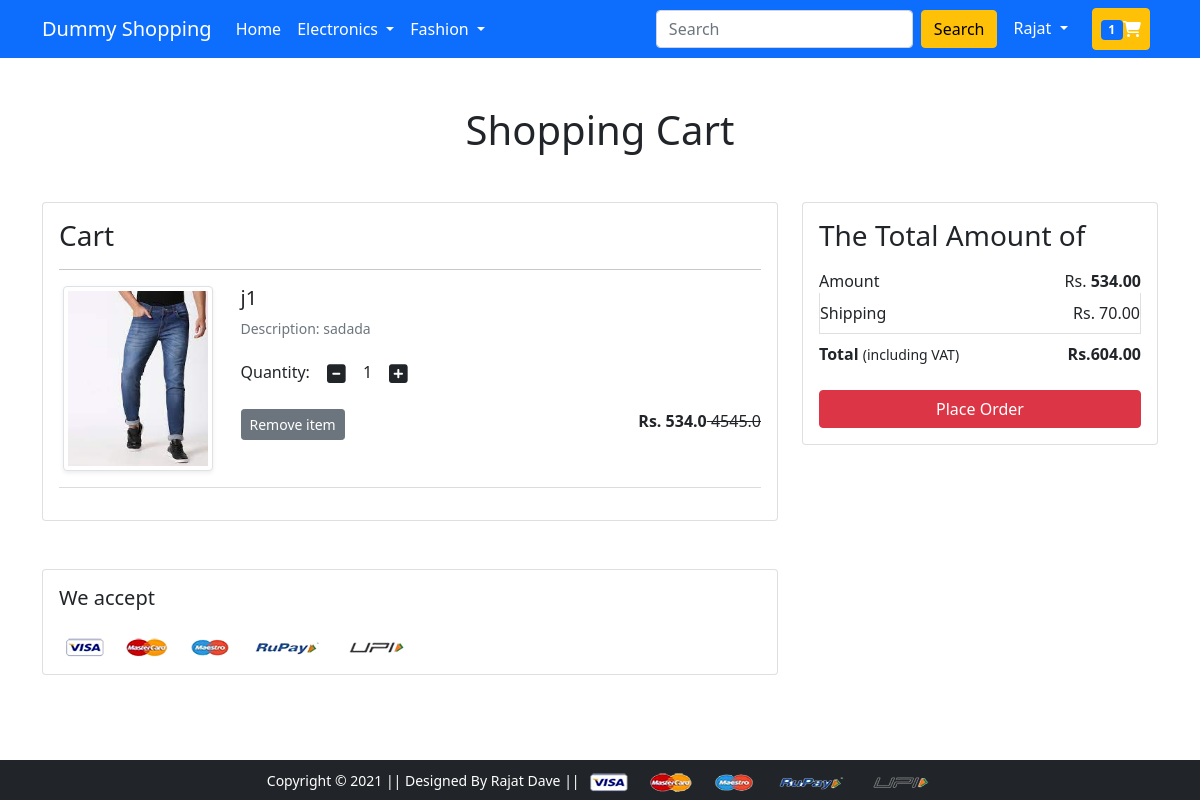
The page /showcart/ (signed in) on the database its author committed.
### app/models.py (models this page shows, shortened)
class CustomUser(AbstractUser):
    username = None
    first_name = models.CharField(max_length=30, blank=False)
    last_name = models.CharField(max_length=30, blank=False)
    mobile_no = models.CharField(null= True,blank=False,max_length=10,unique=True, validators=[mobile_validate])
    email = models.EmailField(_('email address'), unique=True)
    address = models.CharField(max_length=200,blank=False )
    city = models.CharField(max_length=50)
    zipcode = models.IntegerField(null= True,blank=False,max_length=5)
    state = models.CharField(choices=STATE_CHOICES, max_length=50)
    USERNAME_FIELD = 'email'
    REQUIRED_FIELDS = ['first_name',]
    objects = CustomUserManager()

class Cart(models.Model):
    user = models.ForeignKey(CustomUser, on_delete=models.CASCADE)
    product = models.ForeignKey(Product, on_delete=models.CASCADE)
    quantity = models.PositiveIntegerField(default=1)

class Product(models.Model):
    title = models.CharField(max_length=50)
    description = models.TextField(max_length=500)
    selling_price = models.FloatField()
    discounted_price = models.FloatField()
    category = models.CharField(choices=PRODUCT_CHOICES, max_length=20)
    brand = models.CharField(max_length=50)
    product_image = models.ImageField(upload_to="product_img")

### app/views.py (the view)
# urls.py: path('showcart/', views.showcart, name='showcart'),
@login_required(login_url='login')
def showcart(request):
    if request.user.is_authenticated:
        user = request.user
        carts = Cart.objects.filter(user=user)
        cart_product = [p for p in Cart.objects.all() if p.user ==
                        request.user]
        amount = 0
        shipping_charges = 70
        if cart_product:
            for p in cart_product:
                amount += p.quantity*p.product.discounted_price
            total_amount = amount+shipping_charges
            return render(request, 'app/addtocart.html', {"carts": carts, "amount": amount, "total_amount": total_amount})
        else:
            return render(request, "app/emptycart.html")
    else:
        return render(request, "app/emptycart.html")

### app/context_processor.py (called while the page is built)
def cartt(request):
    cart_obj = None
    if request.user.is_authenticated:
        try:
            cart_obj = Cart.objects.filter(user = request.user)
        except :
            print("exception")
            pass
    if cart_obj:
        return( {'cat':cart_obj})
    else:
      return {'cat':cart_obj }

### templates/app/addtocart.html (shortened to what this page needs)
{% extends 'app/base.html' %}
{% load static %}
{% block main-content %}
<div class="container my-5">
 <div class="row">
  <h1 class="text-center mb-5">Shopping Cart</h1>
  <div class="col-sm-8">
  <div class="card">
   <div class="card-body">
    <h3>Cart</h3>
    {%for cart in carts %}
    <hr>
    <div class="row">
     <div class="col-sm-3 text-center align-self-center"><img src="
      {{ cart.product.product_image.url }}" alt="" srcset="" class="img-fluid img-thumbnail shadow-sm" height="150" width="150"> </div>
     <div class="col-sm-9">
      <div>
       <h5>{{cart.product.title}}</h5>
       <p class="mb-2 text-muted small">Description: {{cart.product.description}}</p>
       <div class="my-3" id="minus">
        <label for="quantity">Quantity:</label>
        <a class="minus-cart btn" pid="{{cart.product.id}}"><i class="fas fa-minus-square fa-lg"></i></a>
          <span id="quantity">{{cart.quantity}}</span>
        <a class="plus-cart btn" pid="{{cart.product.id}}"><i class="fas fa-plus-square fa-lg"></i></a>
       </div>
       <div class="d-flex justify-content-between">
        <a  class="btn btn-sm btn-secondary mr-3 remove-cart"  pid="{{cart.product.id}}">Remove item </a>
        <p class="mb-0"><span><strong>Rs. {{cart.product.discounted_price}}</strong><del> {{cart.product.selling_price}}</del></span></p>
       </div>
      </div>
     </div>
    </div>
    {% endfor %}
    <hr class="text-muted">
   </div></div></div>
  <div class="col-sm-4">
   <div class="card">
    <div class="card-body">
      <h3>The Total Amount of</h3>
      <ul class="list-group">
       <li class="list-group-item d-flex justify-content-between align-items-center border-0 px-0 pb-0">Amount<span>Rs.
        <strong id ="amount">{{amount|floatformat:2}}</strong></span></li>
       <li class="list-group-item d-flex justify-content-between align-items-center px-0">Shipping<span>Rs. 70.00</span></li>
       <li class="list-group-item d-flex justify-content-between align-items-center border-0 px-0 mb-3">
        <div>
           <strong>Total</strong> <small>(including VAT)</small>
         </div>
         <span><strong >Rs.<strong  id ="totalamount">{{total_amount|floatformat:2}}</strong> </strong></span>
       </li>
      </ul>
      <div class="d-grid"><a href="{% url 'checkout' %}"class="btn btn-danger">Place Order</a></div>
    </div>
   </div>
  </div>
 </div>
</div>
<div class="container">
 <div class="row">
  <div class="col-sm-8">
   <div class="card">
    <div class="card-body">
      <h5 class="mb-4">We accept</h5>
      <img src="{% static 'app/images/payment.png' %}" alt="" class="img-fluid">
    </div>
  </div>
  </div>
 </div>
</div>
{% endblock main-content %}

### templates/app/base.html (shortened to what this page needs)
<!DOCTYPE html>
{% load static %}
<html lang="en">
  <head>
    <link rel="stylesheet" href="{% static 'app/css/bootstrap.css' %}">
    <link rel="stylesheet" href="{% static 'app/css/owl.carousel.min.css' %}" />
    <link rel="stylesheet" href="{% static 'app/css/all.min.css' %}" />
    <link rel="stylesheet" href="{% static 'app/css/style.css' %}" />
  </head>
  <body>
    <nav class="navbar navbar-expand-lg navbar-dark bg-primary">
      <div class="container">
        <a class="navbar-brand" href="/">Dummy Shopping</a>
        <div class="collapse navbar-collapse" id="navbarSupportedContent">
          <ul class="navbar-nav me-auto mb-2 mb-lg-0">
            <li class="nav-item">
              <a class="nav-link active" aria-current="page" href="/">Home</a>
            </li>
            <li class="nav-item dropdown">
              <a
                class="nav-link dropdown-toggle text-white"
                href="#"
                id="electronicsDropdown"
                role="button"
                data-bs-toggle="dropdown"
                aria-expanded="false"
              >
                Electronics
              </a>
            </li>
            <li class="nav-item dropdown">
              <a
                class="nav-link dropdown-toggle text-white"
                href="#"
                id="fashionDropdown"
                role="button"
                data-bs-toggle="dropdown"
                aria-expanded="false"
              >
                Fashion
              </a>
            </li>
          </ul>
          <form class="d-flex">
            <input
              class="form-control me-2"
              type="search"
              placeholder="Search"
              aria-label="Search"
            />
            <button class="btn btn-warning" type="submit">Search</button>
          </form>
          <div>
            <ul class="navbar-nav me-auto mb-2 mb-lg-0">
              {% if request.user.is_authenticated %}
              <li class="nav-item dropdown mx-2">
                <a
                  class="nav-link dropdown-toggle text-white"
                  href="#"
                  id="profileDropdown"
                  role="button"
                  data-bs-toggle="dropdown"
                  aria-expanded="false"
                >
                  {{user.first_name|capfirst}}
                </a>
              </li>
              <li class="nav-item mx-2">
                <a
                  href="{% url 'showcart' %}"
                  class="nav-link text-white btn btn-warning"
                  ><span class="badge bg-primary">{{cat|length}}</span
                  ><i class="fa fa-shopping-cart" aria-hidden="true"></i
                ></a>
              </li>
              {%endif%}
            </ul>
          </div>
        </div>
      </div>
    </nav>
     {% block main-content %} {% endblock main-content %}
    <footer class="container-fluid bg-dark text-center p-2 mt-5 fixed-bottom" id="footer">
      <small class="text-white"
        >Copyright &copy; 2021 || Designed By Rajat Dave ||
      </small>
      <img
        src="{% static 'app/images/payment.png' %}"
        alt=""
        srcset=""
        class="img-fluid"
        height="2px"
      />
    </footer>
  </body>
</html>

### rows shown on the page
CustomUser: first_name "Rajat"
Cart: product.product_image (picture), product "j1", product.description "sadada", quantity "1", product.discounted_price "534.0", product.selling_price "4545.0"

### other values the page prints
{{ cat|length }} "1"
{{ amount|floatformat:2 }} "534.00"
{{ total_amount|floatformat:2 }} "604.00"
